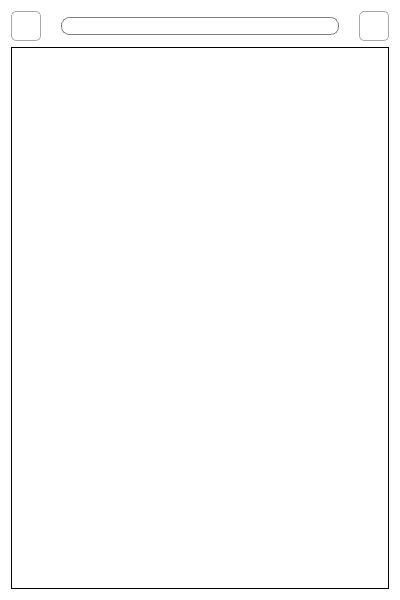
<?xml version="1.0" encoding="UTF-8"?>
<ui version="4.0">
 <class>AboutPage</class>
 <widget class="QWidget" name="AboutPage">
  <property name="geometry">
   <rect>
    <x>0</x>
    <y>0</y>
    <width>400</width>
    <height>600</height>
   </rect>
  </property>
  <property name="sizePolicy">
   <sizepolicy hsizetype="Fixed" vsizetype="Fixed">
    <horstretch>0</horstretch>
    <verstretch>0</verstretch>
   </sizepolicy>
  </property>
  <property name="minimumSize">
   <size>
    <width>400</width>
    <height>600</height>
   </size>
  </property>
  <property name="maximumSize">
   <size>
    <width>400</width>
    <height>600</height>
   </size>
  </property>
  <property name="windowTitle">
   <string>About</string>
  </property>
  <property name="windowIcon">
   <iconset resource="resource.qrc">
    <normaloff>:/rcs/my_ico.png</normaloff>:/rcs/my_ico.png</iconset>
  </property>
  <property name="styleSheet">
   <string notr="true">background-color: rgb(255, 255, 255);</string>
  </property>
  <layout class="QVBoxLayout" name="verticalLayout">
   <item>
    <layout class="QHBoxLayout" name="horizontalLayout" stretch="2,1,20,1,2">
     <item>
      <widget class="QPushButton" name="pushButton">
       <property name="sizePolicy">
        <sizepolicy hsizetype="Preferred" vsizetype="Fixed">
         <horstretch>0</horstretch>
         <verstretch>0</verstretch>
        </sizepolicy>
       </property>
       <property name="minimumSize">
        <size>
         <width>30</width>
         <height>30</height>
        </size>
       </property>
       <property name="maximumSize">
        <size>
         <width>30</width>
         <height>16777215</height>
        </size>
       </property>
       <property name="cursor">
        <cursorShape>PointingHandCursor</cursorShape>
       </property>
       <property name="styleSheet">
        <string notr="true">QPushButton {
    font: 12pt &quot;Microsoft YaHei UI&quot;;
    background-color: rgb(255, 255, 255);
    color: rgb(0, 0, 0);
	border-color: rgb(168, 168, 168);
	border-width: 1px;
    border-style: solid;
	border-radius: 5px;
}

QPushButton:hover {
    background-color: rgb(210, 210, 210);  /* 调深的颜色 */
}
</string>
       </property>
       <property name="text">
        <string/>
       </property>
       <property name="icon">
        <iconset resource="resource.qrc">
         <normaloff>:/rcs/left.png</normaloff>:/rcs/left.png</iconset>
       </property>
      </widget>
     </item>
     <item>
      <spacer name="horizontalSpacer_2">
       <property name="orientation">
        <enum>Qt::Horizontal</enum>
       </property>
       <property name="sizeHint" stdset="0">
        <size>
         <width>40</width>
         <height>20</height>
        </size>
       </property>
      </spacer>
     </item>
     <item>
      <widget class="QLineEdit" name="lineEdit">
       <property name="styleSheet">
        <string notr="true">QLineEdit {
    border: 1px solid gray;
	border-radius: 8px;
}

QLineEdit:focus {
    border: 1px solid gray;
    border-bottom: 1px solid #FFA500;
}
</string>
       </property>
       <property name="alignment">
        <set>Qt::AlignCenter</set>
       </property>
      </widget>
     </item>
     <item>
      <spacer name="horizontalSpacer_3">
       <property name="orientation">
        <enum>Qt::Horizontal</enum>
       </property>
       <property name="sizeHint" stdset="0">
        <size>
         <width>40</width>
         <height>20</height>
        </size>
       </property>
      </spacer>
     </item>
     <item>
      <widget class="QPushButton" name="pushButton_2">
       <property name="sizePolicy">
        <sizepolicy hsizetype="Minimum" vsizetype="Fixed">
         <horstretch>0</horstretch>
         <verstretch>0</verstretch>
        </sizepolicy>
       </property>
       <property name="minimumSize">
        <size>
         <width>30</width>
         <height>30</height>
        </size>
       </property>
       <property name="maximumSize">
        <size>
         <width>30</width>
         <height>30</height>
        </size>
       </property>
       <property name="cursor">
        <cursorShape>PointingHandCursor</cursorShape>
       </property>
       <property name="styleSheet">
        <string notr="true">QPushButton {
    font: 12pt &quot;Microsoft YaHei UI&quot;;
    background-color: rgb(255, 255, 255);
    color: rgb(0, 0, 0);
	border-color: rgb(168, 168, 168);
	border-width: 1px;
    border-style: solid;
	border-radius: 5px;
}

QPushButton:hover {
    background-color: rgb(210, 210, 210);  /* 调深的颜色 */
}
</string>
       </property>
       <property name="text">
        <string/>
       </property>
       <property name="icon">
        <iconset resource="resource.qrc">
         <normaloff>:/rcs/right.png</normaloff>:/rcs/right.png</iconset>
       </property>
      </widget>
     </item>
    </layout>
   </item>
   <item>
    <widget class="QTextBrowser" name="textBrowser">
     <property name="styleSheet">
      <string notr="true">border: 1px solid light-gray;
font-size: 18px;
</string>
     </property>
    </widget>
   </item>
  </layout>
 </widget>
 <resources>
  <include location="resource.qrc"/>
 </resources>
 <connections/>
</ui>
